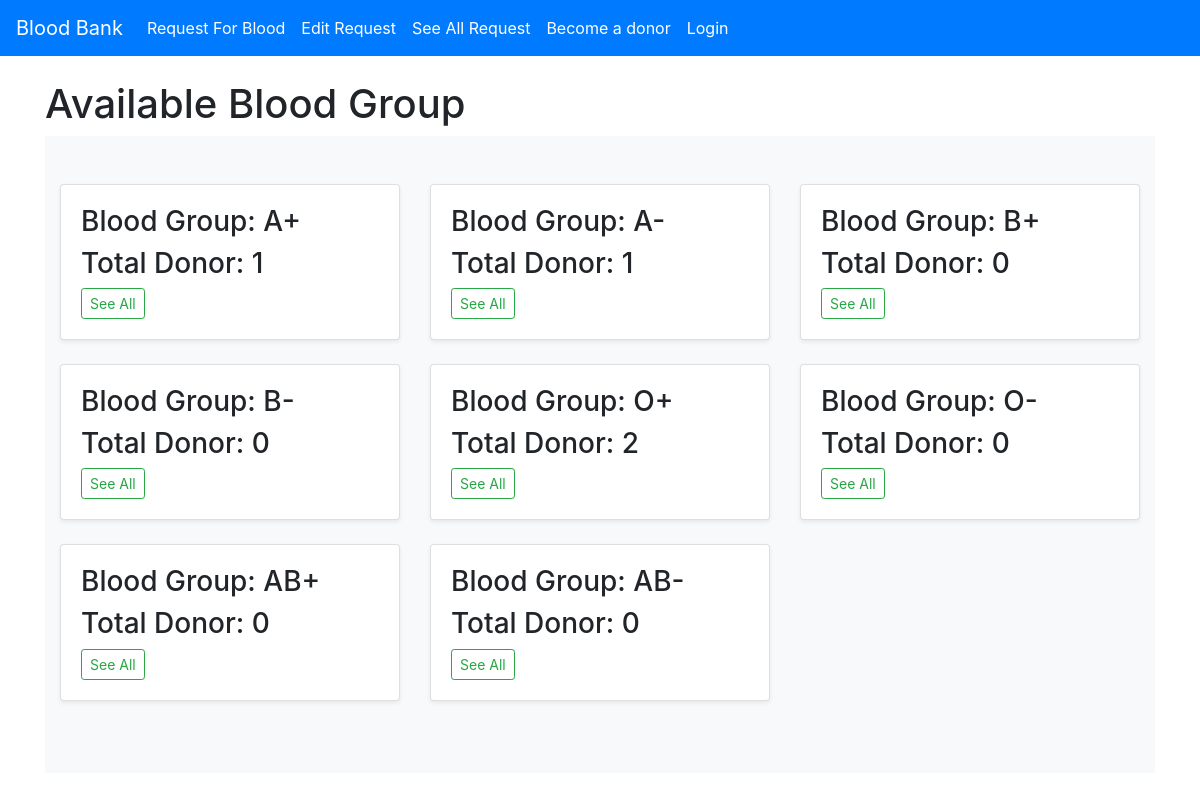
The page / on the database its author committed.
### blood_app/models.py (models this page shows, shortened)
class BloodGroup(models.Model):
    name = models.CharField(max_length=5)

### blood_app/views.py (the view)
# urls.py: path('', views.homepage, name='home'),
def homepage(request):
    all_group = BloodGroup.objects.annotate(total=Count('userextend'))
    return render(request, "blood_app/home.html",{"all_group":all_group})

### blood_app/templates/blood_app/home.html
{% extends "blood_app/base.html" %}
{% block content %}
  <h1>Available Blood Group</h1>
  <main role="main">
    <div class="album py-5 bg-light">
      <div class="container">
        <div class="row">
          {% for i in all_group %}
          <div class="col-md-4">
            <div class="card mb-4 shadow-sm">
              <div class="card-body">
                <h3 class="card-text">Blood Group: {{i.name}}</h3>
                <h3 class="card-text">Total Donor: {{i.total}}</h3>
                <div class="d-flex justify-content-between align-items-center">
                  <div class="btn-group">
                    <a href="{% url 'group' i.id %}" class="btn btn-sm btn-outline-success">See All</a>
                  </div>
                </div>
              </div>
            </div>
          </div>
          {% endfor %}
        </div>
      </div>
    </div>
  </main>
{% endblock %}

### rows shown on the page
BloodGroup: name "A+", total "1"
BloodGroup: name "A-", total "1"
BloodGroup: name "B+", total "0"
BloodGroup: name "B-", total "0"
BloodGroup: name "O+", total "2"
BloodGroup: name "O-", total "0"
BloodGroup: name "AB+", total "0"
BloodGroup: name "AB-", total "0"
